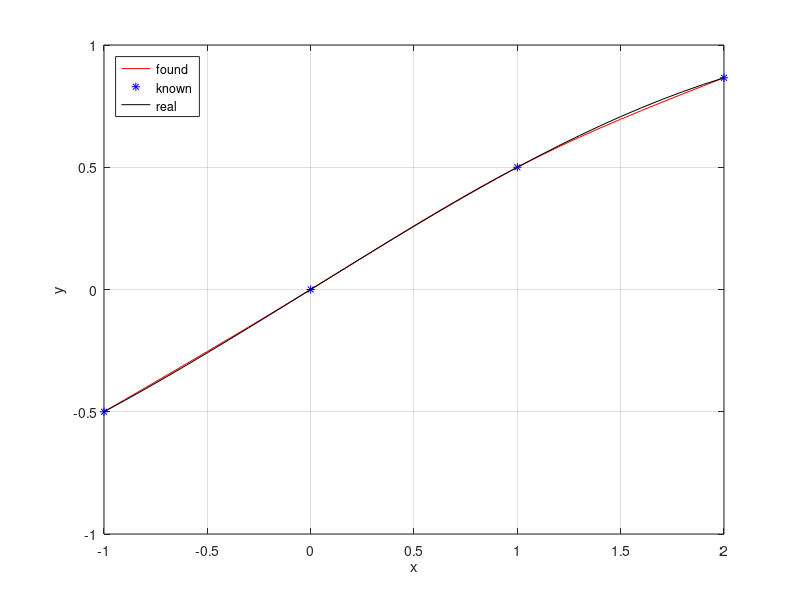

Here is the MATLAB script that generated this plot:
% ----------------------- BEGIN CODE -----------------------

% Close all figures, clear variables in memory and MATLAB command screen
close all ; clear all ; clc ;

% Set the output format to the short format with compact line spacing
format short g; format compact ;

% ax^3 + bx^2 + cx + d
% ex^3 + fx^2 + gx + h

% ax_1^3 + bx_1^2 + cx_1 + d = y_1
% ax_2^3 + bx_2^2 + cx_2 + d = y_2
% ex_2^3 + fx_2^2 + gx_2 + h = y_2
% ex_3^3 + fx_3^2 + gx_3 + h = y_3
% 3ax_2^2 + 2bx_2 + c = 3ex_2^2 + 2fx_2 + g =>
%   3ax_2^2 + 2bx_2 + c - 3ex_2^2 - 2fx_2 - g = 0
% 6ax_2 + 2b = 6ex_2 + 2f => 6ax_2 + 2b - 6ex_2 - 2f = 0
% 6ax_1 + 2b = 0
% 6ex_3 + 2f = 0

% Specify values and necessary parameters
x = [-1 0 1 2]
y = [-0.5 0 0.5 0.866]

% x = [1 1.5 2 4.1 5];
% y = [1 -1 1 -1 1];

% x = [0 1 2.5 3.6 5 7 8.1 10];
% y = sin(x);

range = length(x)-1;
unknown = 4 * range;

A = zeros(unknown);
b = zeros(unknown, 1);

row = 1;
col = 1;
for i = 1:range
    A(row:row+1,col:col+3) = [x(i)^3 x(i)^2 x(i) 1 ; x(i+1)^3 x(i+1)^2 x(i+1) 1];
    b(row:row+1,1) = [y(i) ; y(i+1)];
    row = row + 2;
    col = col + 4;
end

col = 1;
for i = 1:range-1
    A(row:row+1,col:col+7) = [3*x(i+1)^2 2*x(i+1) 1 0 -3*x(i+1)^2 -2*x(i+1) -1 0 ; 6*x(i+1) 2 0 0 -6*x(i+1) -2 0 0];
    row = row + 2;
    col = col + 4;
end

col = 1;
for i = 0:1
    i
    A(row,col:col+3) = [6*x(length(x)^i) 2 0 0];
    row = row + 1;
    col = unknown-3;
end

A
b

% a = inv(A) * b;
detA = det(A);
for i = 1:length(b)
    D = A;
    D(:,i) = b;
    a(i,1) = det(D)/detA;
end

a

x_ = [];
y_ = [];

row = 1;
for i = 1:range
    tmp_x = x(i):0.1:x(i+1);
    x_ = [x_ tmp_x];
    tmp_y = 0;
    for j = 0:3
        tmp_y = tmp_y + a(row+j) * (tmp_x.^(3-j));
    end
    y_ = [y_ tmp_y];
    row = row + 4;
end

x_
y_

gx_ = sin((pi*x_)/6);
plot(x_, y_, 'r', x, y, 'b*', x_, gx_, 'k');
legend('found', 'known', 'real', 'Location', 'northwest');
xlabel('x');
ylabel('y');
grid;

% plot(x_, y_, 'b', x, y, 'r*');
% title('Qubic spline method');
% legend('found', 'known', 'Location', 'northwest');
% xlabel('x');
% ylabel('y');
% grid;

% ----------------------- END OF CODE ----------------------